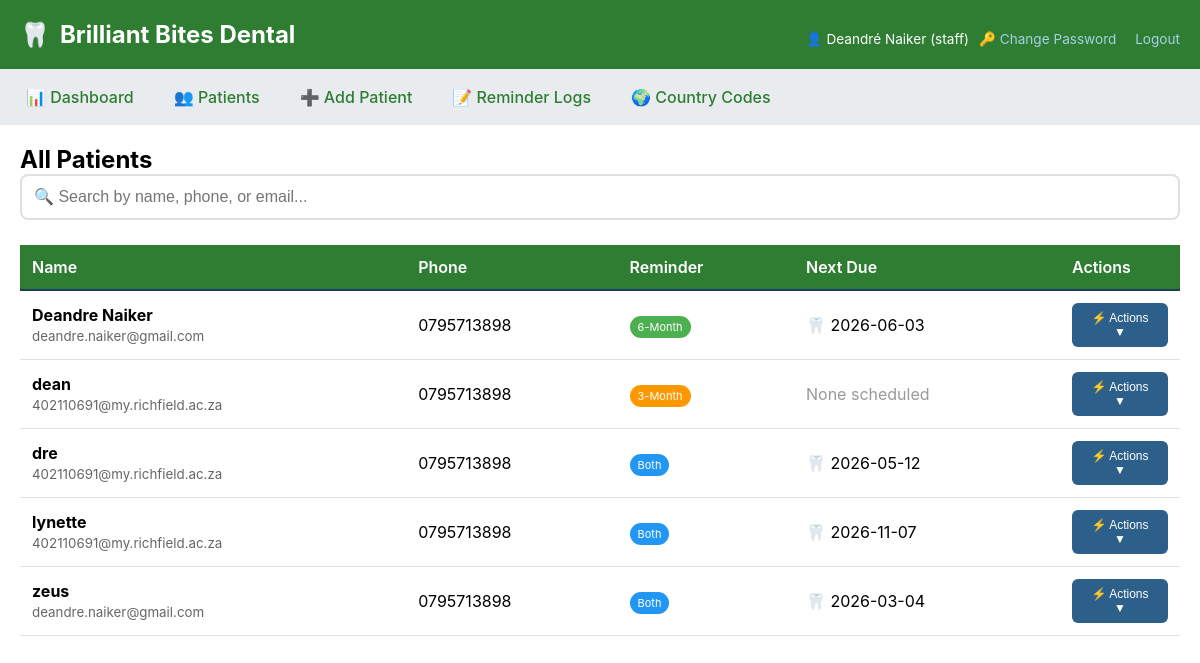
Before: /patients (signed in) with the older database file.
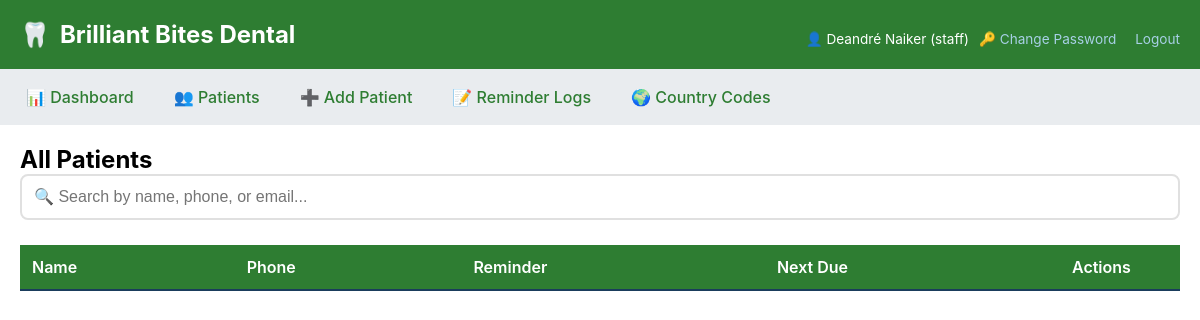
After: the same page with the newer database file.
### tables this page shows
CREATE TABLE patients (
        id INTEGER PRIMARY KEY AUTOINCREMENT,
        name TEXT NOT NULL,
        phone TEXT,
        email TEXT,
        last_cleaning DATE,
        last_checkup DATE,
        next_cleaning DATE,
        next_checkup DATE,
        whatsapp_joined INTEGER DEFAULT 0,
        notes TEXT,
        created_by INTEGER,
        created_at TIMESTAMP DEFAULT CURRENT_TIMESTAMP,
        updated_at TIMESTAMP DEFAULT CURRENT_TIMESTAMP,
        is_active INTEGER DEFAULT 1, reminder_type TEXT DEFAULT 'both',
        FOREIGN KEY (created_by) REFERENCES users (id)
    );

### app.py (the view)
@app.route('/patients')
@login_required
def patients():
    conn = get_db()
    search = request.args.get('search', '')
    if search:
        all_patients = conn.execute(
            "SELECT * FROM patients WHERE is_active=1 AND (name LIKE ? OR phone LIKE ? OR email LIKE ?) ORDER BY name",
            (f'%{search}%', f'%{search}%', f'%{search}%')
        ).fetchall()
    else:
        all_patients = conn.execute("SELECT * FROM patients WHERE is_active=1 ORDER BY name").fetchall()
    conn.close()
    return render_template('patients.html', patients=all_patients, search=search)

### app.py (called while the page is built)
def get_db():
    conn = sqlite3.connect('dental.db', timeout=30)
    conn.row_factory = sqlite3.Row
    return conn

def login_required(f):
    @wraps(f)
    def decorated_function(*args, **kwargs):
        if 'user_id' not in session:
            flash('Please login to continue', 'warning')
            return redirect(url_for('login'))
        return f(*args, **kwargs)
    return decorated_function

### templates/patients.html (shortened to what this page needs)
{% extends "base.html" %}
{% block content %}
<h2>All Patients</h2>
<form method="GET" style="margin-bottom: 25px;">
    <input type="text" name="search" placeholder="🔍 Search by name, phone, or email..."
           value="{{ search }}"
           style="width: 100%; padding: 12px; border: 2px solid #e0e0e0; border-radius: 8px; font-size: 16px;">
</form>
<div class="table-responsive">
    <table style="width: 100%; border-collapse: collapse;">
        <thead>
            <tr style="background: #2c5f8a; color: white;">
                <th style="padding: 12px; text-align: left;">Name</th>
                <th style="padding: 12px; text-align: left;">Phone</th>
                <th style="padding: 12px; text-align: left;">Reminder</th>
                <th style="padding: 12px; text-align: left;">Next Due</th>
                <th style="padding: 12px; text-align: left; width: 120px;">Actions</th>
            </tr>
        </thead>
        <tbody>
            {% for patient in patients %}
            <tr style="border-bottom: 1px solid #ddd;">
                <td style="padding: 12px;">
                    <strong>{{ patient.name }}</strong><br>
                    <small style="color: #666;">{{ patient.email or 'No email' }}</small>
                </td>
                <td style="padding: 12px;">{{ patient.phone or '-' }}</td>
                <td style="padding: 12px;">
                    {% if patient.reminder_type == 'both' %}
                        <span style="background: #2196F3; color: white; padding: 4px 8px; border-radius: 20px; font-size: 11px;">Both</span>
                    {% elif patient.reminder_type == 'cleaning' %}
                        <span style="background: #4CAF50; color: white; padding: 4px 8px; border-radius: 20px; font-size: 11px;">6-Month</span>
                    {% else %}
                        <span style="background: #FF9800; color: white; padding: 4px 8px; border-radius: 20px; font-size: 11px;">3-Month</span>
                    {% endif %}
                </td>
                <td style="padding: 12px;">
                    {% if patient.next_cleaning %}
                        🦷 {{ patient.next_cleaning }}<br>
                    {% endif %}
                    {% if not patient.next_cleaning and not patient.next_checkup %}
                        <span style="color: #999;">None scheduled</span>
                    {% endif %}
                </td>
                <td style="padding: 12px;">
                    <div class="dropdown">
                        <button class="dropdown-btn">⚡ Actions ▼</button>
                    </div>
                </td>
            </tr>
            {% endfor %}
        </tbody>
    </table>
</div>
{% endblock %}

Changed rows visible on the page:
no longer on this page (row edited): patients: name "Deandre Naiker", email "deandre.naiker@gmail.com", phone "0795713898", reminder_type "6-Month", next_cleaning "2026-06-03"
no longer on this page (row edited): patients: name "dean", email "402110691@my.richfield.ac.za", phone "0795713898", reminder_type "3-Month", shows "None scheduled"
no longer on this page (row edited): patients: name "dre", email "402110691@my.richfield.ac.za", phone "0795713898", reminder_type "Both", next_cleaning "2026-05-12"
no longer on this page (row edited): patients: name "lynette", email "402110691@my.richfield.ac.za", phone "0795713898", reminder_type "Both", next_cleaning "2026-11-07"
no longer on this page (row edited): patients: name "zeus", email "deandre.naiker@gmail.com", phone "0795713898", reminder_type "Both", next_cleaning "2026-03-04"
